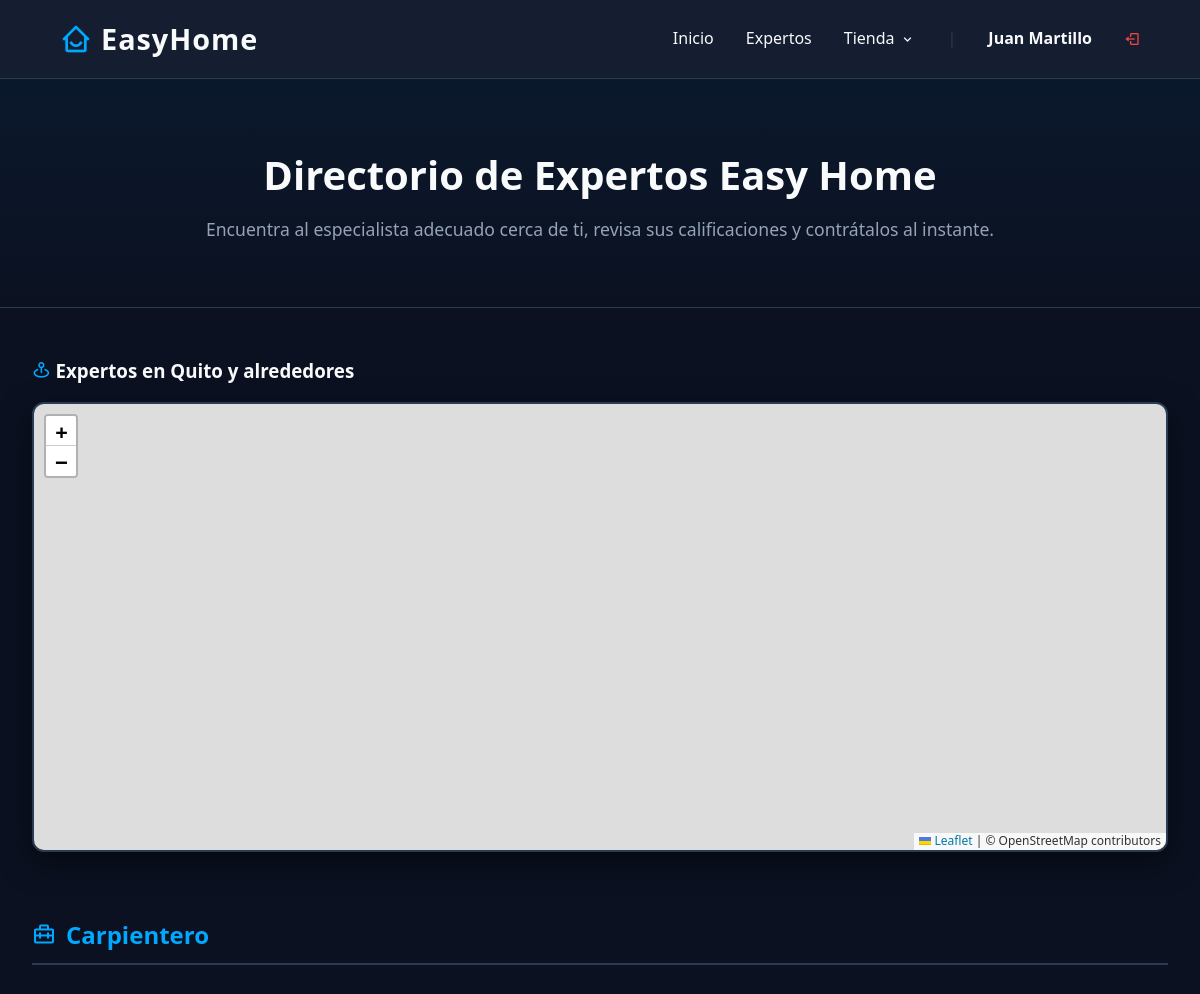
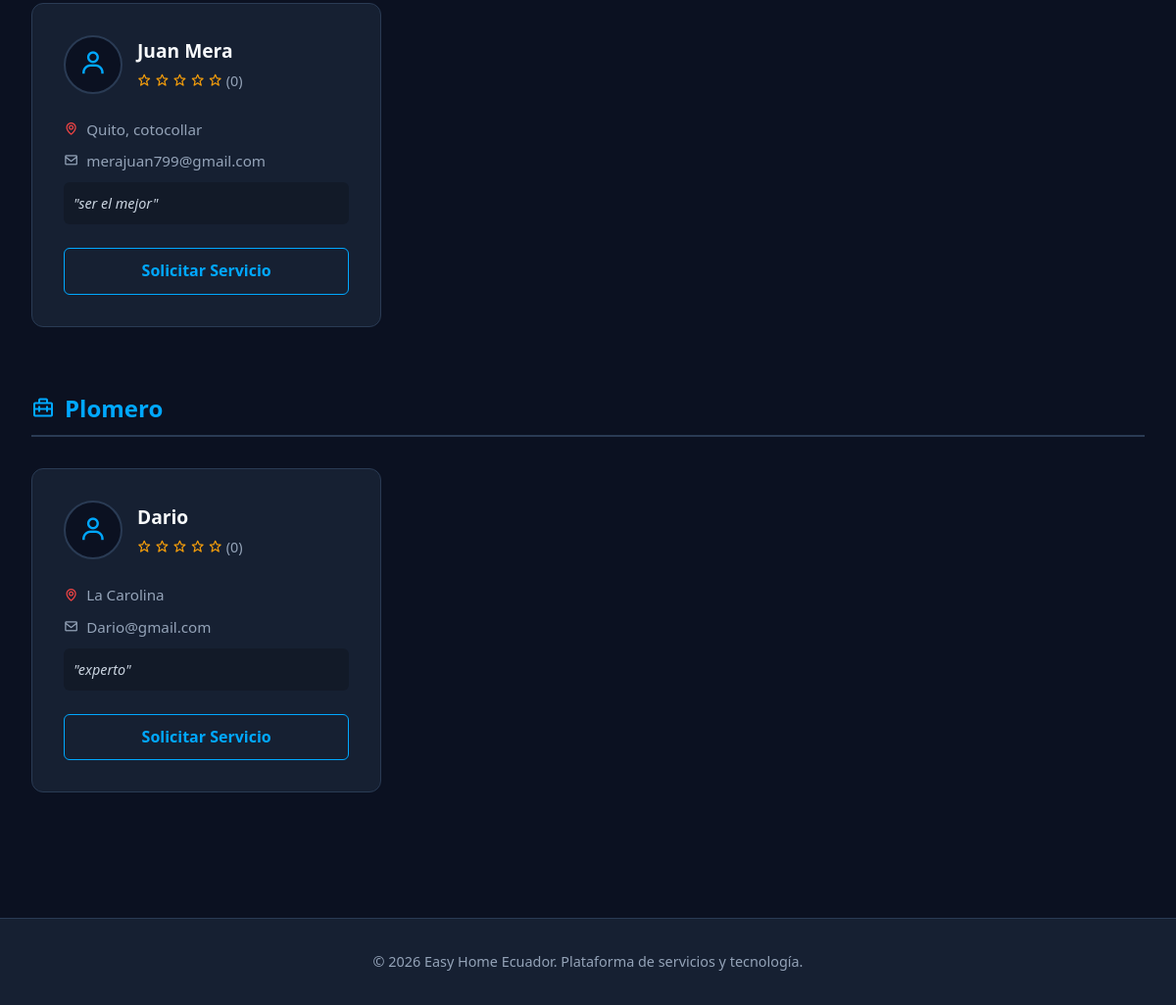
The page /buscar_experto (signed in) on the database its author committed (2 pictures, top to bottom).
### app.py (models this page shows)
class Profesional(db.Model):
    id = db.Column(db.Integer, primary_key=True)
    nombre = db.Column(db.String(100), nullable=False)
    correo = db.Column(db.String(100), unique=True, nullable=False)
    password = db.Column(db.String(255), nullable=False)
    profesion = db.Column(db.String(100), nullable=False)
    ubicacion = db.Column(db.String(100), nullable=False)
    proposito = db.Column(db.Text, nullable=False)
    latitud = db.Column(db.Float, nullable=True)
    longitud = db.Column(db.Float, nullable=True)
    solicitudes = db.relationship('Solicitud', backref='experto', lazy=True)
    resenias = db.relationship('Resenia', backref='experto', lazy=True)
    def promedio_estrellas(self):
        if not self.resenias:
            return 0
        total = sum(r.estrellas for r in self.resenias)
        return round(total / len(self.resenias), 1)

### app.py (the view)
@app.route('/buscar_experto')
def buscar_experto():
    query = request.args.get('q', '')
    if query:
        expertos_filtrados = Profesional.query.filter(
            or_(
                Profesional.profesion.ilike(f'%{query}%'),
                Profesional.proposito.ilike(f'%{query}%'),
                Profesional.nombre.ilike(f'%{query}%')
            )
        ).all()
    else:
        expertos_filtrados = Profesional.query.all()
    categorias_db = db.session.query(Profesional.profesion).distinct().all()
    lista_categorias = [c[0] for c in categorias_db]
    return render_template('expertos.html', categorias=lista_categorias, expertos=expertos_filtrados)

### templates/expertos.html (shortened to what this page needs)
{% extends "base.html" %}
{% block content %}
<link rel="stylesheet" href="https://unpkg.com/leaflet@1.9.4/dist/leaflet.css" />
<div class="header-expertos">
    <h2>Directorio de Expertos Easy Home</h2>
    <p>Encuentra al especialista adecuado cerca de ti, revisa sus calificaciones y contrátalos al instante.</p>
</div>
<div class="mapa-seccion">
    <h3 style="color: var(--texto-claro); margin-bottom: 1rem;"><i class='bx bx-map-pin' style="color: var(--acento);"></i> Expertos en Quito y alrededores</h3>
    <div id="mapa-interactivo"></div>
</div>
{% for categoria in categorias %}
<div class="categoria-contenedor">
    <h3 class="categoria-titulo"><i class='bx bx-briefcase-alt-2'></i> {{ categoria }}</h3>
    <div class="grid-expertos">
        {% for experto in expertos %}
            {% if experto.profesion == categoria %}
            <div class="tarjeta-experto">
                <div class="experto-header">
                    <div class="avatar"><i class='bx bx-user'></i></div>
                    <div class="experto-info">
                        <h3>{{ experto.nombre }}</h3>
                        <div class="estrellas">
                            {% for i in range(5) %}
                                {% if i < experto.promedio_estrellas()|int %}
                                    <i class='bx bxs-star'></i>
                                {% else %}
                                    <i class='bx bx-star'></i>
                                {% endif %}
                            {% endfor %}
                            <span style="color: var(--texto-mutado);">({{ experto.resenias|length }})</span>
                        </div>
                    </div>
                </div>
                <div class="experto-detalles">
                    <p><i class='bx bx-map' style="color: #ef4444;"></i> {{ experto.ubicacion }}</p>
                    <p><i class='bx bx-envelope'></i> {{ experto.correo }}</p>
                    <div class="experto-proposito">"{{ experto.proposito }}"</div>
                </div>
                <a href="{{ url_for('contactar_experto', experto_id=experto.id) }}" class="btn-solicitar">
                    Solicitar Servicio
                </a>
            </div>
            {% endif %}
        {% endfor %}
    </div>
</div>
{% endfor %}
{% endblock %}

### templates/base.html (style rules this page uses)
:root { --bg-principal: #0b1121; --bg-secundario: #162032; --acento: #00a8ff; --acento-hover: #008ecc; --texto-claro: #f8fafc; --texto-mutado: #94a3b8; --borde: #2a3b54; }
* { margin: 0; padding: 0; box-sizing: border-box; font-family: 'Segoe UI', Tahoma, Geneva, Verdana, sans-serif; }
body { background-color: var(--bg-principal); color: var(--texto-claro); line-height: 1.6; display: flex; flex-direction: column; min-height: 100vh; }

### templates/expertos.html (style rules this page uses)
.header-expertos { text-align: center; padding: 4rem 2rem; background: linear-gradient(180deg, rgba(0, 168, 255, 0.05) 0%, transparent 100%); border-bottom: 1px solid var(--borde); margin-bottom: 3rem; }
.header-expertos h2 { font-size: 2.5rem; color: var(--texto-claro); margin-bottom: 0.5rem; }
.header-expertos p { color: var(--texto-mutado); font-size: 1.1rem; }
.mapa-seccion { max-width: 1200px; margin: 0 auto 4rem auto; padding: 0 2rem; }
#mapa-interactivo { height: 450px; width: 100%; border-radius: 12px; border: 2px solid var(--borde); z-index: 1; box-shadow: 0 10px 30px rgba(0,0,0,0.5); }
.categoria-contenedor { margin: 0 auto 4rem auto; max-width: 1200px; padding: 0 2rem; }
.categoria-titulo { font-size: 1.5rem; color: var(--acento); border-bottom: 2px solid var(--borde); padding-bottom: 0.5rem; margin-bottom: 2rem; display: flex; align-items: center; gap: 10px; }
.grid-expertos { display: grid; grid-template-columns: repeat(auto-fill, minmax(300px, 1fr)); gap: 2rem; }
.tarjeta-experto { background-color: var(--bg-secundario); border: 1px solid var(--borde); border-radius: 12px; padding: 2rem; transition: 0.3s; display: flex; flex-direction: column; }
.experto-header { display: flex; align-items: center; gap: 15px; margin-bottom: 1.5rem; }
.avatar { width: 60px; height: 60px; background-color: var(--bg-principal); border-radius: 50%; display: flex; justify-content: center; align-items: center; font-size: 1.8rem; color: var(--acento); border: 2px solid var(--borde); }
.experto-info h3 { color: var(--texto-claro); font-size: 1.2rem; }
.estrellas { color: #f59e0b; font-size: 0.9rem; margin-top: 3px; }
.experto-detalles { margin-bottom: 1.5rem; flex-grow: 1; }
.experto-detalles p { color: var(--texto-mutado); font-size: 0.95rem; margin-bottom: 8px; display: flex; align-items: center; gap: 8px; }
.experto-proposito { font-style: italic; background-color: rgba(0,0,0,0.2); padding: 10px; border-radius: 6px; margin-top: 10px; font-size: 0.9rem; color: #cbd5e1; }
.btn-solicitar { background-color: transparent; color: var(--acento); border: 1px solid var(--acento); padding: 10px; text-align: center; border-radius: 6px; text-decoration: none; font-weight: bold; transition: 0.3s; width: 100%; display: inline-block; }

### rows shown on the page
Profesional: nombre "Juan Mera", resenias|length "0", ubicacion "Quito, cotocollar", correo "merajuan799@gmail.com", proposito "ser el mejor"
Profesional: nombre "Dario", resenias|length "0", ubicacion "La Carolina", correo "Dario@gmail.com", proposito "experto"

### other values the page prints
{{ session.get('nombre_usuario') }} "Juan Martillo"
{{ categoria }} "Carpientero" "Plomero"
